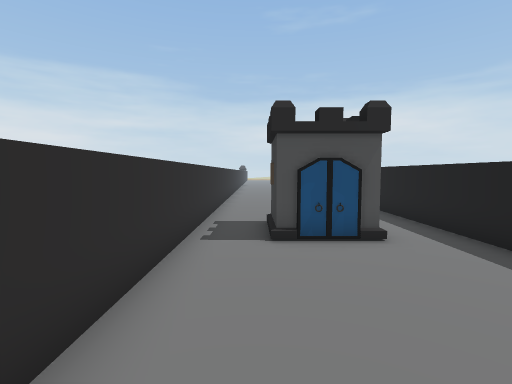
view 1 (above)

12 first-person views from a walk through a Unity game level. The camera is 1.4 m above the floor, tilts 4° down and sees 85° across. The floor is counted in squares, 1 m on a side. Each view is taken from the middle of a square. On the plan, view 1 faces up. The plan holds only what a view shows up to about 14 squares ahead; the rest is blank. The place goes on beyond the plan. The player is left out. Some animated figures are not drawn. Some surface patterns are stand-ins.

view 2
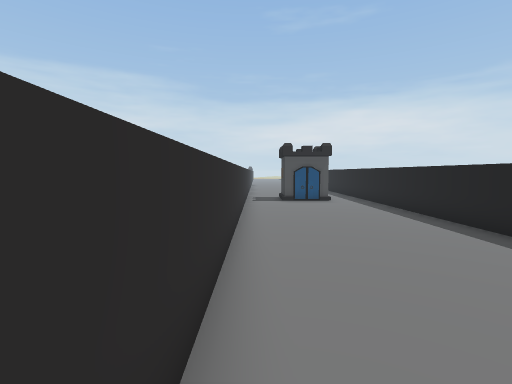

view 3
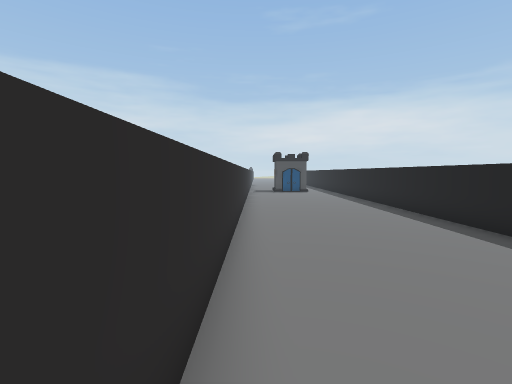

view 4
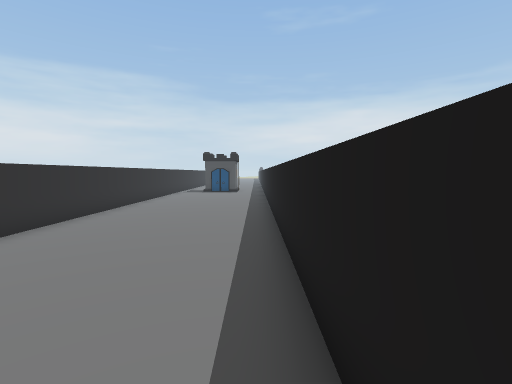

view 5
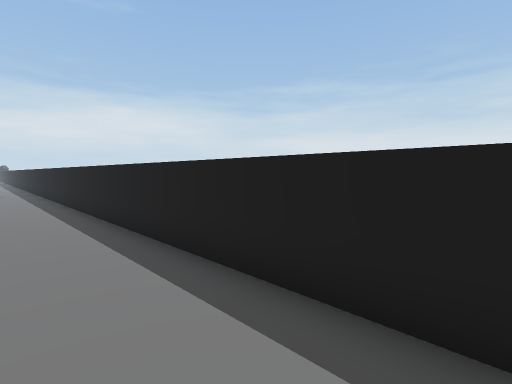

view 6
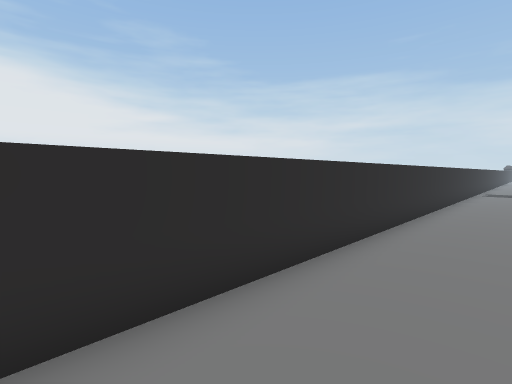

view 7
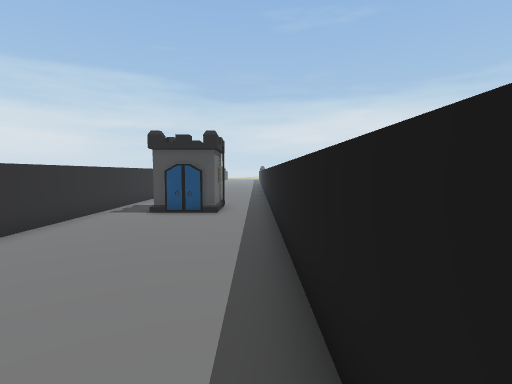

view 8
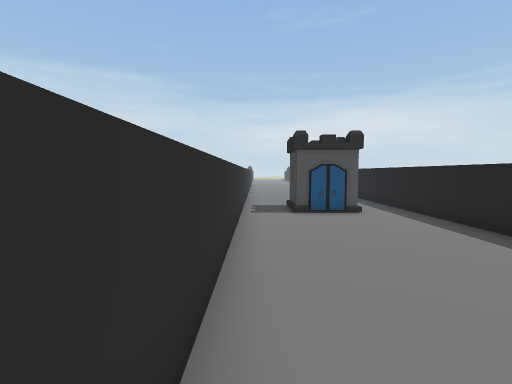

view 9
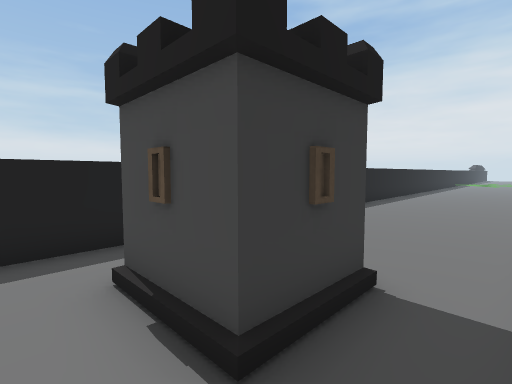

view 10
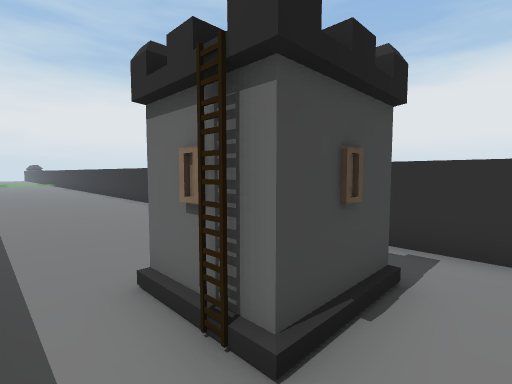

view 11
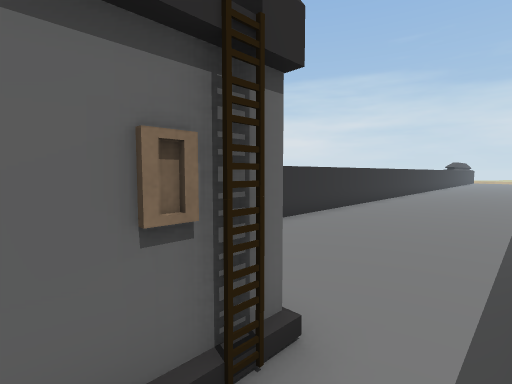

view 12
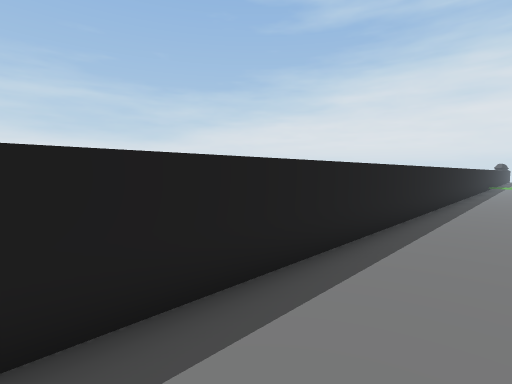

### Floor plan
Points are (right, up) in squares from view 1. A wall is a line through its corners. A room is listed if a view was taken in it or the views show most of it. See-through windows are left out.
Room 1 (views 1, 2, 3, 4, 5, 6, 7, 8, 11, 12)
walls: (-1.5, 6.4) (-1.5, -15); (4.6, -15) (4.6, 7.5); (2.6, 7.8) (2.6, 5.7) (0.4, 5.7)
ways out: opening at (-1, 7) to room 2; opening at (4, 8) to room 2
objects: ladder (3, 7)
Room 2 (views 9, 10)
walls: (-1.5, 10.4) (-1.5, 6.4); (0.4, 5.7) (0.4, 7.8) (2.6, 7.8); (4.6, 7.5) (4.6, 10.2)
ways out: opening at (-1, 7) to room 1; opening at (4, 8) to room 1

Positions as (right, up) in squares from view 1, and headings:
1: (0, 0), facing up
2: (-1, -8), facing up
3: (-1, -14), facing up
4: (4, -14), facing up
5: (2, -15), facing up-right
6: (1, -15), facing up-left
7: (4, -4), facing up
8: (-1, -4), facing up
9: (-1, 9), facing down-right
10: (4, 9), facing down-left
11: (4, 6), facing up-left
12: (2, 4), facing down-right
